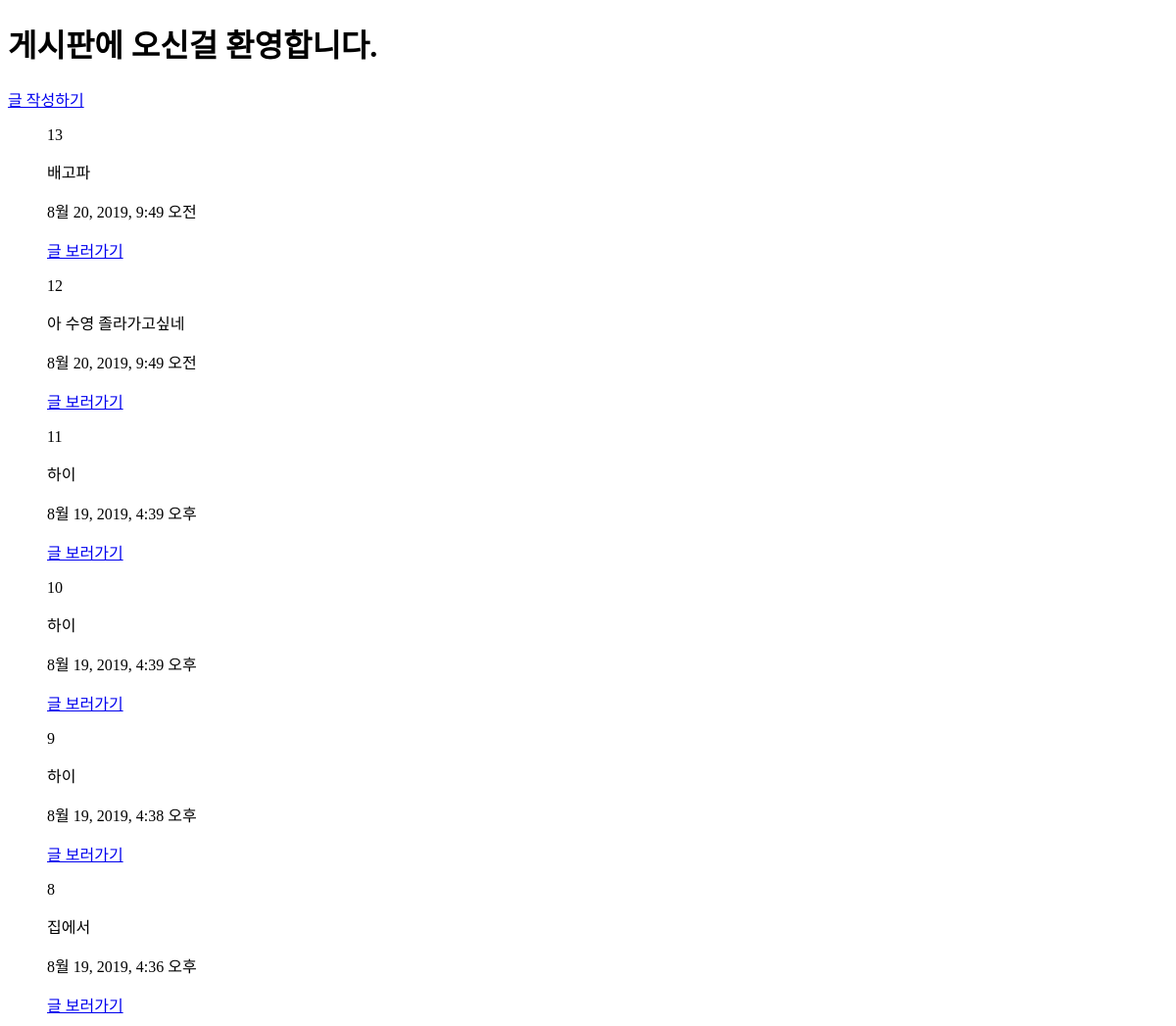
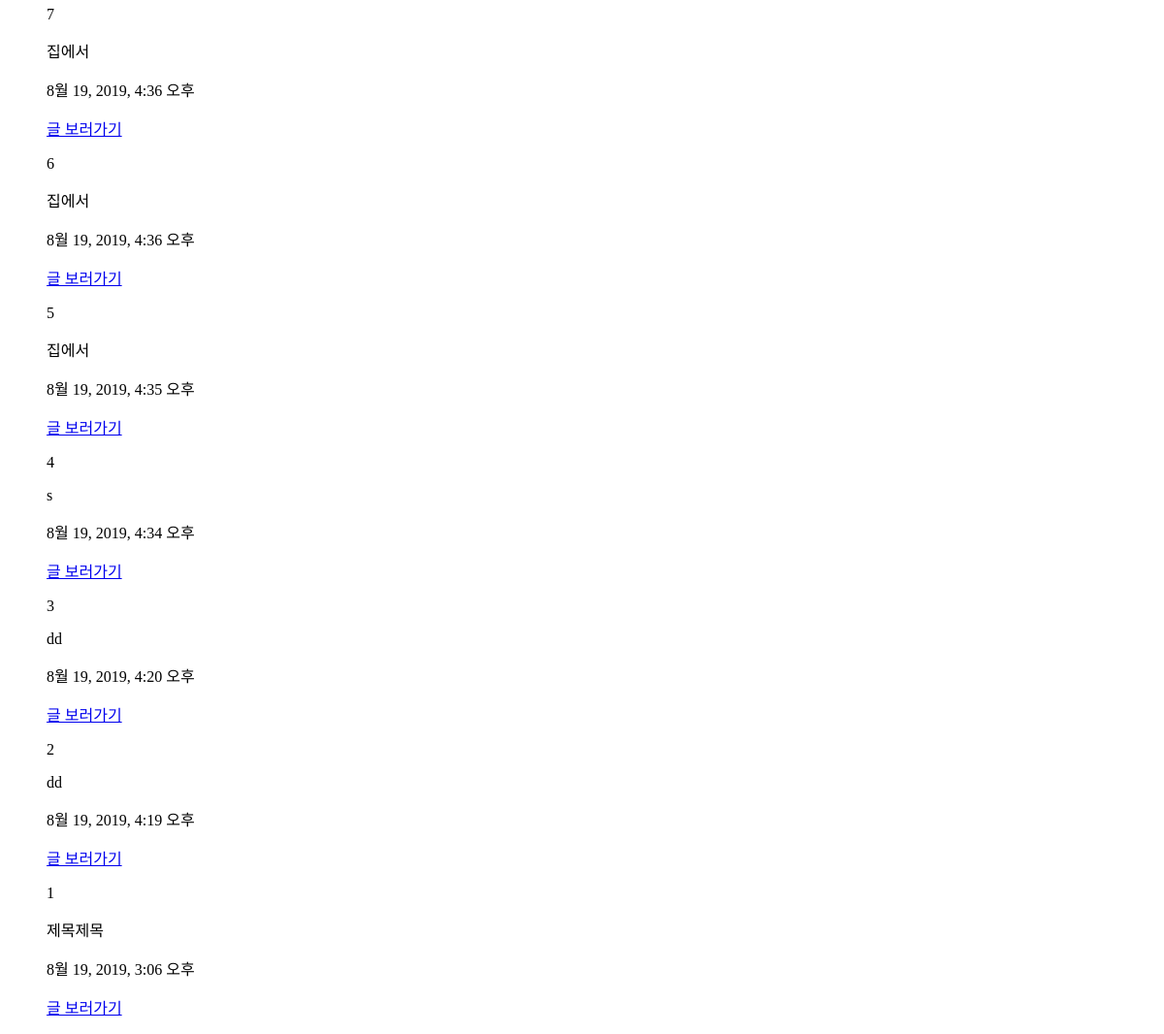
/articles/, run on an earlier commit of the app's database (2 pictures, top to bottom).
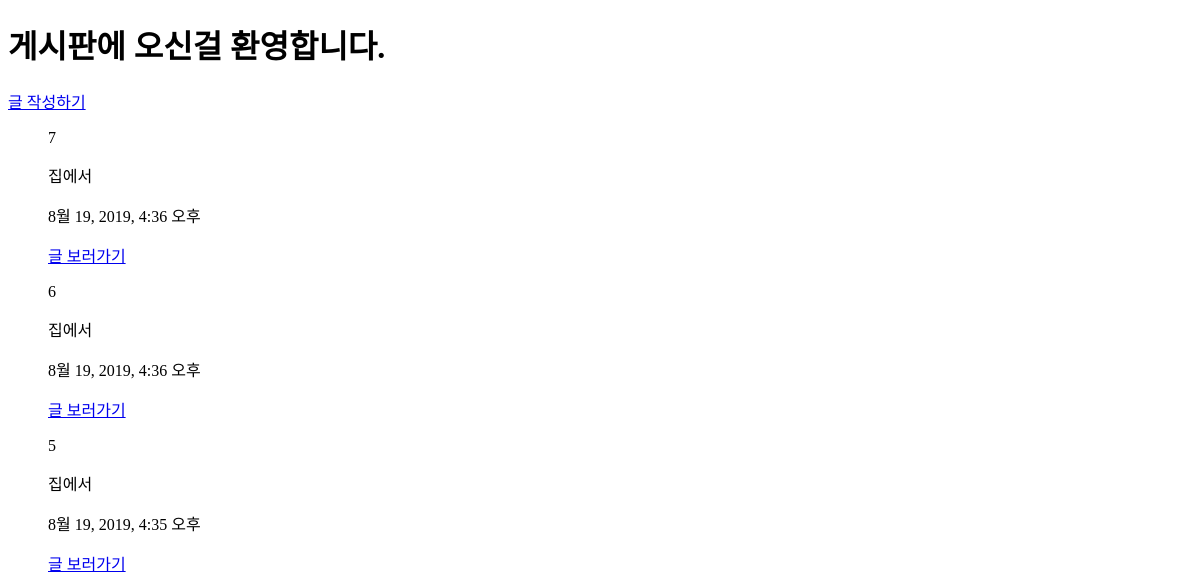
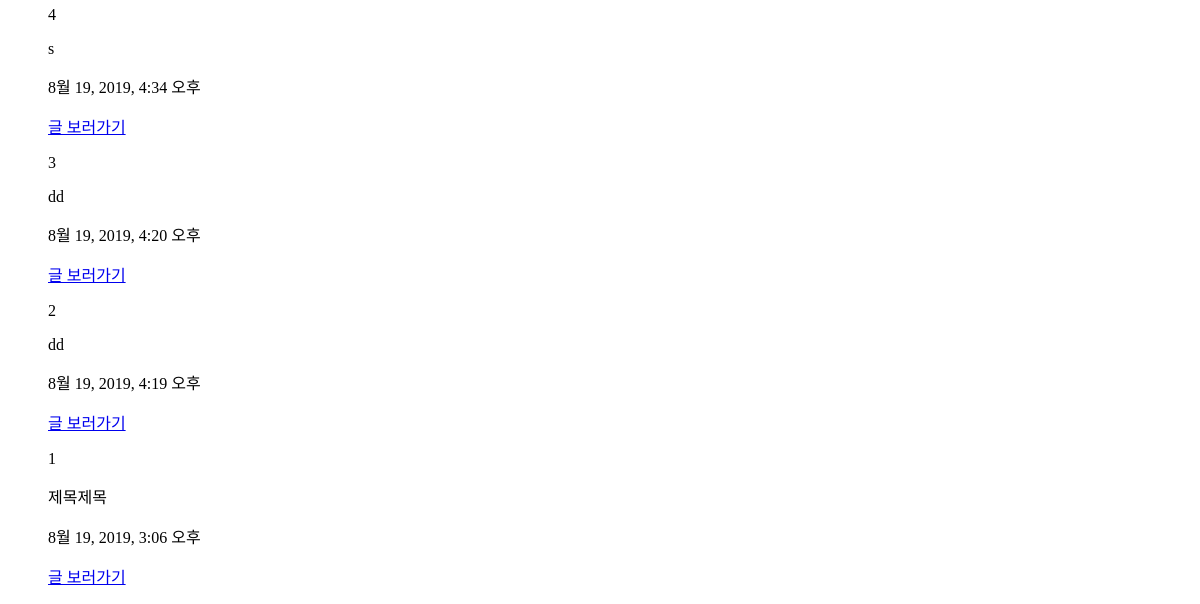
And on a later commit of the database (2 pictures, top to bottom).
### articles/models.py (models this page shows, shortened)
class Article(models.Model):
    title = models.CharField(max_length=10)
    content = models.TextField()
    created_at = models.DateTimeField(auto_now_add=True)
    updated_at = models.DateTimeField(auto_now=True)

### articles/views.py (the view)
# urls.py: path('', views.index),
def index(request):
    articles = Article.objects.order_by('-id') # 최신글 위로 오도록
    context = {
        'articles': articles
    }
    return render(request, 'articles/index.html', context)

### articles/templates/articles/index.html
{% extends 'articles/base.html' %}
{% block body %}
  <h1>게시판에 오신걸 환영합니다.</h1>
  <a href="new/">글 작성하기</a>
  <ul>
  {% for article in articles %}
    <p>{{ article.id}}</p>
    <p>{{ article.title }}</p>
    <p>{{ article.created_at }}</p>
    <a href="/articles/{{ article.pk }}">글 보러가기</a>
  {% endfor %}
  </ul>
{% endblock %}

### articles/templates/articles/base.html (shortened to what this page needs)
<!DOCTYPE html>
<html lang="en">
<head>
</head>
<body>
  {% block body %}
  {% endblock %}
</body>
</html>

What changed in the data, as far as the page shows it:
removed Article: id "13", title "배고파", created_at "8월 20, 2019, 9:49 오전"
removed Article: id "12", title "아 수영 졸라가고싶네", created_at "8월 20, 2019, 9:49 오전"
removed Article: id "11", title "하이", created_at "8월 19, 2019, 4:39 오후"
removed Article: id "10", title "하이", created_at "8월 19, 2019, 4:39 오후"
removed Article: id "9", title "하이", created_at "8월 19, 2019, 4:38 오후"
removed Article: id "8", title "집에서", created_at "8월 19, 2019, 4:36 오후"
